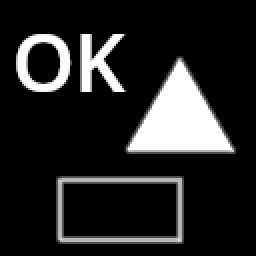
#> input picture IPMV/Exp-05/test.png, 128 x 128 px (shown 2 times larger)
$ jupyter execute Colab.ipynb
#> lines starting #> are read from the running program, lines starting #| are printed output that depends on the picture; after the words box and inside, x2 and y2 are one past the last pixel; in counts of white or black regions, pixels touching at a corner belong together
[cell 1]
import cv2
import numpy as np
import matplotlib.pyplot as plt
from io import BytesIO
from PIL import Image
from google.colab.patches import cv2_imshow
from google.colab import files
# uploaded = files.upload()

[cell 2]
img = cv2.imread('test.png',0)
#> img is the input picture: shape (128, 128); min 0, max 255, mean 37.2
plt.imshow(img,cmap=plt.cm.gray)

[cell 3]
m,n= img.shape
#> m = 128; n = 128

[cell 4]
kernel = np.ones((5,5),np.uint8)
kernel1=cv2.getStructuringElement(cv2.MORPH_RECT,(5,5))
kernel2 =cv2.getStructuringElement(cv2.MORPH_ELLIPSE,(5,5))
kernel3= cv2.getStructuringElement(cv2.MORPH_CROSS,(5,5))
img_erosion = cv2.erode(img, kernel, iterations=1)
img_dilate = cv2.dilate(img, kernel2, iterations=1)
img_boundary = img_dilate-img


fig = plt.figure(figsize=(12, 8))

# Set the title for the entire figure
fig.suptitle('Image Processing Results', fontsize=16)

# Add subplots
ax1 = fig.add_subplot(2, 2, 1)
ax2 = fig.add_subplot(2, 2, 2)
ax3 = fig.add_subplot(2, 2, 3)
ax4 = fig.add_subplot(2, 2, 4)

# Set titles for subplots
ax1.set_title('Original Image', fontsize=12)
ax2.set_title('Eroded Image', fontsize=12)
ax3.set_title('Dilated Image', fontsize=12)
ax4.set_title('Boundary of Image', fontsize=12)

# Display images on subplots
ax1.imshow(img, cmap='gray')
ax2.imshow(img_erosion, cmap='gray')
ax3.imshow(img_dilate, cmap='gray')
ax4.imshow(img_boundary, cmap='gray')

# Remove ticks from subplots
ax1.axis('off')
ax2.axis('off')
ax3.axis('off')
ax4.axis('off')

# Adjust layout
plt.tight_layout()

# Show the figure
plt.show()
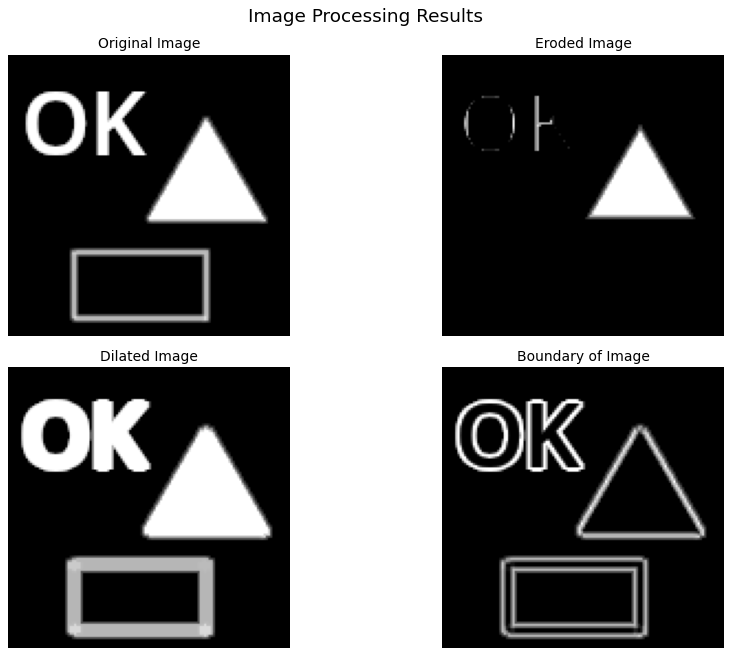
#> figure drawn by matplotlib, 4 panels

[cell 5]
#Opening & Closing
binr = cv2.threshold(img, 0, 255,
                     cv2.THRESH_BINARY+cv2.THRESH_OTSU)[1]
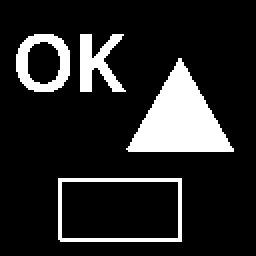
#> binr: shape (128, 128) (shown 2 times larger); 14.7% white; 4 white regions, box (x1, y1, x2, y2) and area: (63, 29, 117, 76) 1306, (8, 17, 35, 46) 384, (29, 89, 91, 121) 359, (40, 17, 63, 46) 355

# define the kernel
kernel = np.ones((3, 3), np.uint8)

# opening the image
opening = cv2.morphologyEx(binr, cv2.MORPH_OPEN,
                           kernel, iterations=1)
#> opening: shape (128, 128); 12.4% white; 3 white regions, box (x1, y1, x2, y2) and area: (64, 31, 116, 76) 1299, (8, 17, 35, 46) 384, (40, 17, 61, 46) 351
# print the output
plt.imshow(opening, cmap='gray')

[cell 6]
binr = cv2.threshold(img, 0, 255, cv2.THRESH_BINARY+cv2.THRESH_OTSU)[1]

# define the kernel
kernel = np.ones((3, 3), np.uint8)

# opening the image
closing = cv2.morphologyEx(binr, cv2.MORPH_CLOSE, kernel, iterations=1)
#> closing: shape (128, 128); 14.7% white; 4 white regions, box (x1, y1, x2, y2) and area: (63, 29, 117, 76) 1306, (8, 17, 35, 46) 384, (40, 17, 63, 46) 362, (29, 89, 91, 121) 359

# print the output
plt.imshow(closing, cmap='gray')

[cell 7]
#Morphological Gradient
binr = cv2.threshold(img, 0, 255, cv2.THRESH_BINARY+cv2.THRESH_OTSU)[1]

# define the kernel
kernel = np.ones((3, 3), np.uint8)

# invert the image
invert = cv2.bitwise_not(binr)

# use morph gradient
morph_gradient = cv2.morphologyEx(invert,
                                  cv2.MORPH_GRADIENT,
                                  kernel)
#> morph_gradient: shape (128, 128); 11.2% white; 5 white regions, box (x1, y1, x2, y2) and area: (28, 88, 92, 122) 719, (62, 28, 118, 77) 403, (39, 16, 64, 47) 341, (7, 16, 36, 47) 224, (13, 20, 31, 43) 148

# print the output
plt.imshow(morph_gradient, cmap='gray')

[cell 8]
#Top hat
binr = cv2.threshold(img, 0, 255, cv2.THRESH_BINARY+cv2.THRESH_OTSU)[1]

# define the kernel
kernel = np.ones((13, 13), np.uint8)

# use morph gradient
morph_gradient = cv2.morphologyEx(binr,
                                  cv2.MORPH_TOPHAT,
                                  kernel)
#> morph_gradient: shape (128, 128); 7.8% white; 6 white regions, box (x1, y1, x2, y2) and area: (8, 17, 35, 46) 384, (29, 89, 91, 121) 359, (40, 17, 63, 46) 355, (84, 29, 96, 40) 77, (110, 64, 117, 76) 48, (63, 64, 70, 76) 47
# print the output
plt.imshow(morph_gradient, cmap='gray')

[cell 9]
# Black Hat
binr = cv2.threshold(img, 0, 255, cv2.THRESH_BINARY+cv2.THRESH_OTSU)[1]

# define the kernel
kernel = np.ones((5, 5), np.uint8)

# invert the image
invert = cv2.bitwise_not(binr)

# use morph gradient
morph_gradient = cv2.morphologyEx(invert,
                                  cv2.MORPH_BLACKHAT,
                                  kernel)
#> morph_gradient: shape (128, 128); 4.5% white; 8 white regions (3 under 20 px), largest, box (x1, y1, x2, y2) and area: (29, 89, 91, 121) 359, (10, 17, 33, 26) 105, (10, 37, 33, 46) 104, (49, 31, 63, 46) 79, (48, 17, 62, 29) 66
# print the output
plt.imshow(morph_gradient, cmap='gray')

[cell 10]
img_eroded_dilate = cv2.dilate(img_erosion, kernel2, iterations=1)
img_dilated_erode = cv2.erode(img_dilate, kernel, iterations=1)


fig = plt.figure(figsize=(10, 8))

# Set the title for the entire figure
fig.suptitle('Opening & Closing Operations', fontsize=16)

# Add subplots
ax1 = fig.add_subplot(2, 2, 1)
ax2 = fig.add_subplot(2, 2, 2)

# Set titles for subplots
ax1.set_title('Eroded then Dilated', fontsize=12)
ax2.set_title('Dilated then Eroded', fontsize=12)

# Display images on subplots
ax1.imshow(img_eroded_dilate, cmap='gray')
ax2.imshow(img_dilated_erode, cmap='gray')

# Remove ticks from subplots
ax1.axis('off')
ax2.axis('off')

# Show the figure
plt.show()

[cell 11]
img = cv2.imread('cameraman.tif',0)
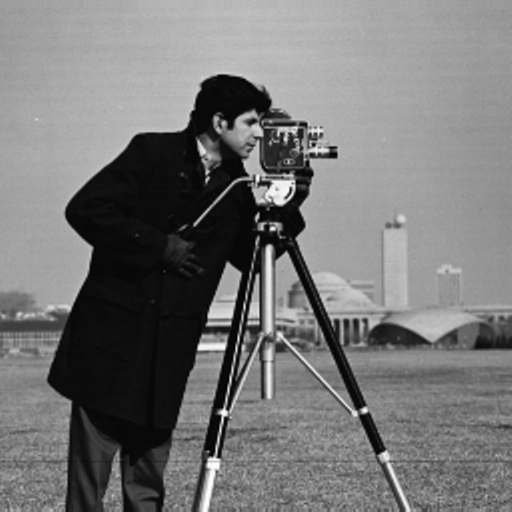
#> input picture IPMV/Exp-05/cameraman.tif, 512 x 512 px
#> img is the input picture: shape (512, 512); min 0, max 255, mean 118.3
plt.imshow(img,cmap=plt.cm.gray)

[cell 12]
m,n= img.shape
#> m = 512; n = 512

[cell 13]
img_erosion = cv2.erode(img, kernel, iterations=1)
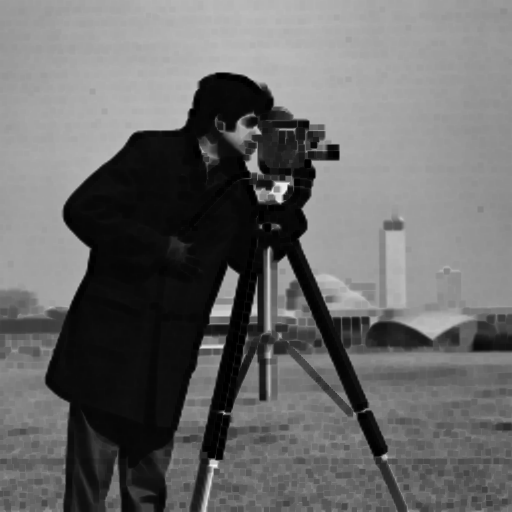
#> img_erosion: shape (512, 512); min 0, max 247, mean 104.7
img_dilate = cv2.dilate(img, kernel2, iterations=1)
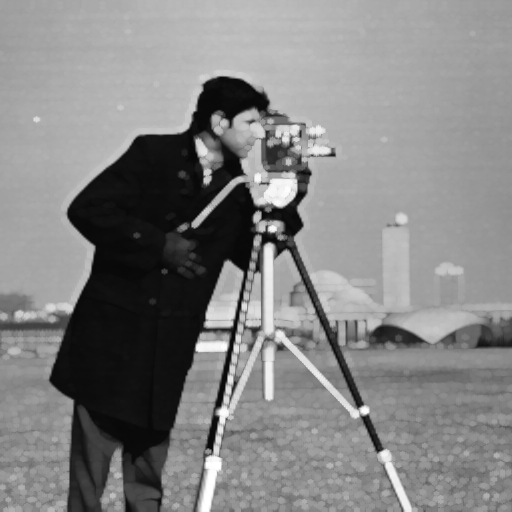
#> img_dilate: shape (512, 512); min 8, max 255, mean 131.2
img_boundary = img_dilate-img
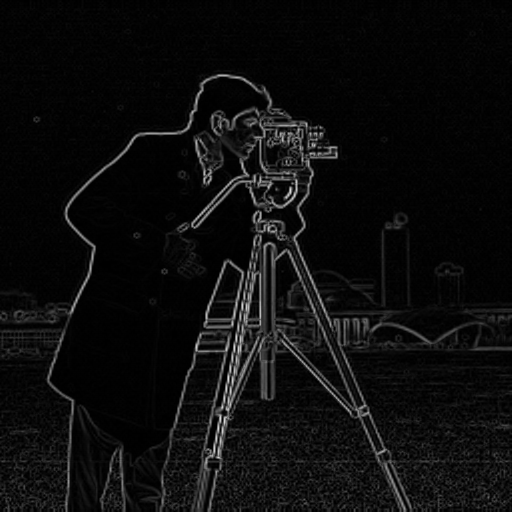
#> img_boundary: shape (512, 512); min 0, max 221, mean 12.9


fig = plt.figure(figsize=(12, 8))

# Set the title for the entire figure
fig.suptitle('Image Processing Results', fontsize=16)

# Add subplots
ax1 = fig.add_subplot(2, 2, 1)
ax2 = fig.add_subplot(2, 2, 2)
ax3 = fig.add_subplot(2, 2, 3)
ax4 = fig.add_subplot(2, 2, 4)

# Set titles for subplots
ax1.set_title('Original Image', fontsize=12)
ax2.set_title('Eroded Image', fontsize=12)
ax3.set_title('Dilated Image', fontsize=12)
ax4.set_title('Boundary of Image', fontsize=12)

# Display images on subplots
ax1.imshow(img, cmap='gray')
ax2.imshow(img_erosion, cmap='gray')
ax3.imshow(img_dilate, cmap='gray')
ax4.imshow(img_boundary, cmap='gray')

# Remove ticks from subplots
ax1.axis('off')
ax2.axis('off')
ax3.axis('off')
ax4.axis('off')

# Adjust layout
plt.tight_layout()

# Show the figure
plt.show()

[cell 14]
img_eroded_dilate = cv2.dilate(img_erosion, kernel2, iterations=1)
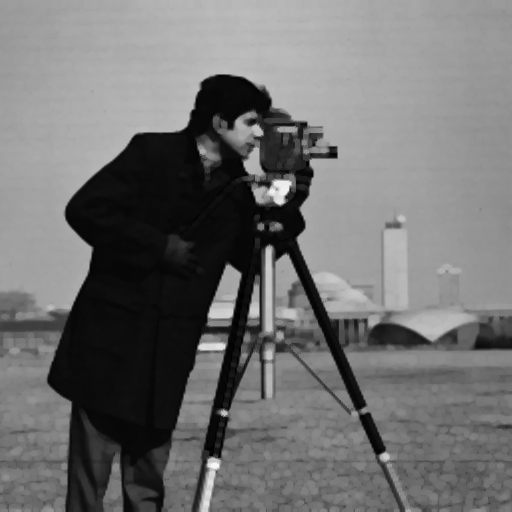
#> img_eroded_dilate: shape (512, 512); min 0, max 247, mean 112.5
img_dilated_erode = cv2.erode(img_dilate, kernel, iterations=1)
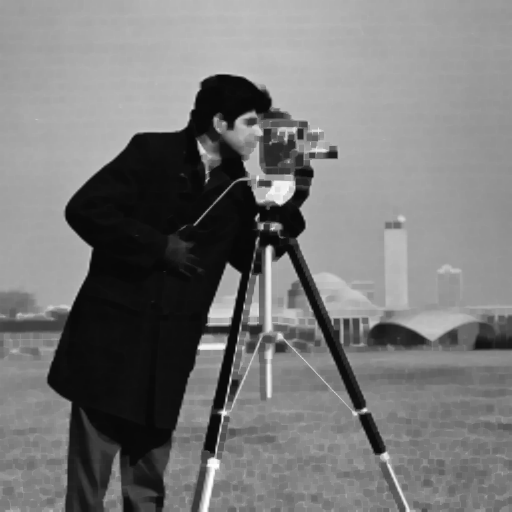
#> img_dilated_erode: shape (512, 512); min 8, max 255, mean 119.6


fig = plt.figure(figsize=(10, 8))

# Set the title for the entire figure
fig.suptitle('Opening & Closing Operations', fontsize=16)

# Add subplots
ax1 = fig.add_subplot(2, 2, 1)
ax2 = fig.add_subplot(2, 2, 2)

# Set titles for subplots
ax1.set_title('Eroded then Dilated', fontsize=12)
ax2.set_title('Dilated then Eroded', fontsize=12)

# Display images on subplots
ax1.imshow(img_eroded_dilate, cmap='gray')
ax2.imshow(img_dilated_erode, cmap='gray')

# Remove ticks from subplots
ax1.axis('off')
ax2.axis('off')

# Show the figure
plt.show()

[cell 15]
#Opening & Closing
binr = cv2.threshold(img, 0, 255,
                     cv2.THRESH_BINARY+cv2.THRESH_OTSU)[1]
#> binr: shape (512, 512); 73.6% white; 196 black regions (172 under 20 px), largest, box (x1, y1, x2, y2) and area: (0, 75, 405, 512) 64080, (363, 319, 432, 350) 1191, (469, 317, 512, 350) 1000

# define the kernel
kernel = np.ones((3, 3), np.uint8)

# opening the image
opening = cv2.morphologyEx(binr, cv2.MORPH_OPEN,
                           kernel, iterations=1)
#> opening: shape (512, 512); 73.4% white; 171 black regions (153 under 20 px), largest, box (x1, y1, x2, y2) and area: (0, 75, 405, 512) 65197, (363, 319, 459, 350) 1453, (469, 317, 512, 350) 1012
# print the output
plt.imshow(opening, cmap='gray')

[cell 16]
binr = cv2.threshold(img, 0, 255, cv2.THRESH_BINARY+cv2.THRESH_OTSU)[1]

# define the kernel
kernel = np.ones((3, 3), np.uint8)

# opening the image
closing = cv2.morphologyEx(binr, cv2.MORPH_CLOSE, kernel, iterations=1)
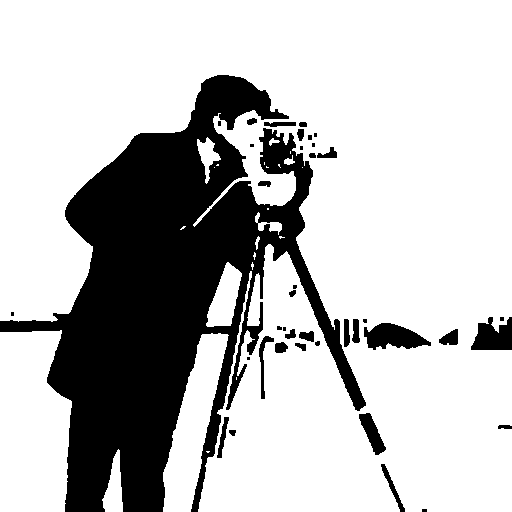
#> closing: shape (512, 512); 74.1% white; 39 black regions (13 under 20 px), largest, box (x1, y1, x2, y2) and area: (0, 75, 366, 512) 62778, (364, 323, 431, 350) 1150, (471, 317, 512, 350) 971

# print the output
plt.imshow(closing, cmap='gray')

[cell 17]
#Morphological Gradient
binr = cv2.threshold(img, 0, 255, cv2.THRESH_BINARY+cv2.THRESH_OTSU)[1]

# define the kernel
kernel = np.ones((3, 3), np.uint8)

# invert the image
invert = cv2.bitwise_not(binr)

# use morph gradient
morph_gradient = cv2.morphologyEx(invert,
                                  cv2.MORPH_GRADIENT,
                                  kernel)
#> morph_gradient: shape (512, 512); 6.6% white in thin lines or dots, all inside (x1, y1, x2, y2) = (0, 74, 512, 512)

# print the output
plt.imshow(morph_gradient, cmap='gray')

[cell 18]
#Top hat
binr = cv2.threshold(img, 0, 255, cv2.THRESH_BINARY+cv2.THRESH_OTSU)[1]

# define the kernel
kernel = np.ones((13, 13), np.uint8)

# use morph gradient
morph_gradient = cv2.morphologyEx(binr,
                                  cv2.MORPH_TOPHAT,
                                  kernel)
#> morph_gradient: shape (512, 512); 4.8% white; 166 white regions (100 under 20 px), largest, box (x1, y1, x2, y2) and area: (450, 448, 504, 507) 1282, (263, 319, 330, 363) 885, (264, 122, 330, 170) 760
# print the output
plt.imshow(morph_gradient, cmap='gray')

[cell 19]
# Black Hat
binr = cv2.threshold(img, 0, 255, cv2.THRESH_BINARY+cv2.THRESH_OTSU)[1]

# define the kernel
kernel = np.ones((5, 5), np.uint8)

# invert the image
invert = cv2.bitwise_not(binr)

# use morph gradient
morph_gradient = cv2.morphologyEx(invert,
                                  cv2.MORPH_BLACKHAT,
                                  kernel)
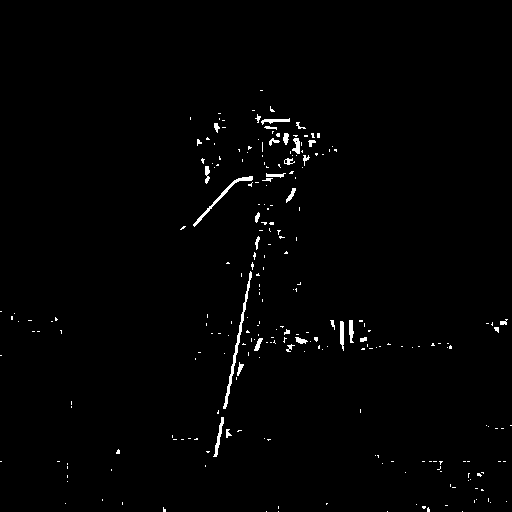
#> morph_gradient: shape (512, 512); 1.1% white; 244 white regions (211 under 20 px), largest, box (x1, y1, x2, y2) and area: (223, 271, 252, 409) 388, (193, 176, 253, 227) 248, (213, 417, 224, 457) 131
# print the output
plt.imshow(morph_gradient, cmap='gray')
